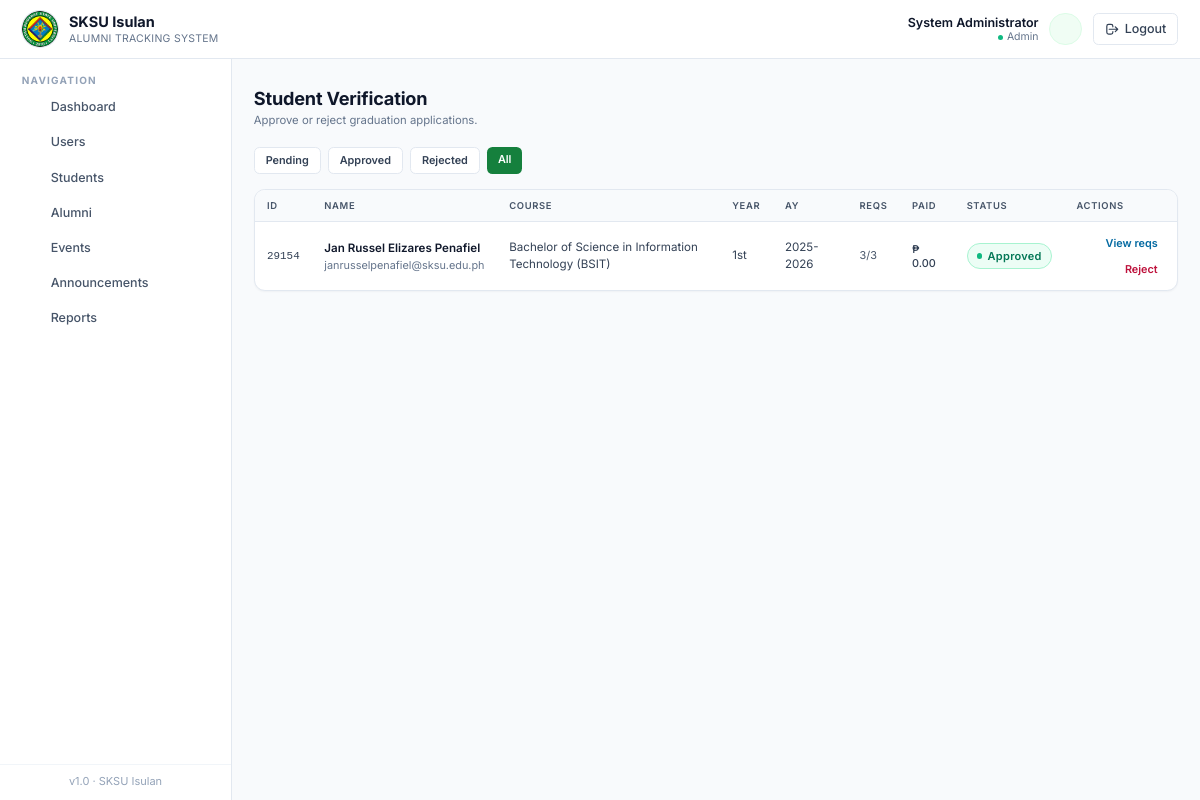
The page /pages/registrar/verify.php?status=all (signed in) on the database its author committed.
### tables this page shows
CREATE TABLE `students` (
  `id` int(11) NOT NULL,
  `user_id` int(11) NOT NULL,
  `student_id` varchar(30) NOT NULL,
  `course` varchar(120) NOT NULL,
  `year_level` varchar(20) NOT NULL,
  `department` varchar(120) DEFAULT NULL,
  `academic_year` varchar(20) DEFAULT NULL,
  `expected_graduation` date DEFAULT NULL,
  `status` enum('pending','approved','rejected') DEFAULT 'pending',
  `created_at` datetime DEFAULT current_timestamp()
);

CREATE TABLE `users` (
  `id` int(11) NOT NULL,
  `full_name` varchar(150) NOT NULL,
  `email` varchar(150) NOT NULL,
  `password` varchar(255) NOT NULL,
  `role` enum('student','registrar','alumni','admin') NOT NULL DEFAULT 'student',
  `contact` varchar(30) DEFAULT NULL,
  `address` varchar(255) DEFAULT NULL,
  `status` enum('active','inactive') DEFAULT 'active',
  `created_at` datetime DEFAULT current_timestamp()
);

### includes/db.php (called while the page is built, shortened)
<?php
function db_select($conn, $sql, $types = '', $params = []) {
    $stmt = mysqli_prepare($conn, $sql);
    if (!empty($params)) {
        mysqli_stmt_bind_param($stmt, $types, ...$params);
    }
    mysqli_stmt_execute($stmt);
    $result = mysqli_stmt_get_result($stmt);
    $rows = [];
    while ($row = mysqli_fetch_assoc($result)) {
        $rows[] = $row;
    }
    return $rows;
}
function db_select_one($conn, $sql, $types = '', $params = []) {
    $rows = db_select($conn, $sql, $types, $params);
    return $rows[0] ?? null;
}
function e($value) {
    return htmlspecialchars((string)$value, ENT_QUOTES, 'UTF-8');
}

### pages/registrar/verify.php (the view, shortened to what this page needs)
<?php
require_once __DIR__ . '/../../includes/auth.php';
require_once __DIR__ . '/../../includes/helpers.php';
$filter = $_GET['status'] ?? 'pending';
$where = $filter === 'all' ? '1' : "s.status='" . mysqli_real_escape_string($conn, $filter) . "'";
$all_students = db_select($conn, "SELECT s.*, u.full_name, u.email, u.contact FROM students s JOIN users u ON u.id=s.user_id WHERE $where ORDER BY s.id ASC");
$pg = paginate($all_students, 10);
$students = $pg['rows'];
include __DIR__ . '/../../templates/header.php';
include __DIR__ . '/../../templates/sidebar.php';
?>
<main class="flex-1 px-4 sm:px-6 py-8">
  <div class="page-head">
    <div>
      <h1>Student Verification</h1>
      <p class="subtitle">Approve or reject graduation applications.</p>
    </div>
  </div>
  <div class="mb-4 flex gap-2 flex-wrap">
    <?php foreach (['pending','approved','rejected','all'] as $f):
      $active = $f === $filter; ?>
      <a href="?status=<?= $f ?>" class="px-3 py-1.5 rounded-md text-xs font-semibold transition <?= $active ? 'bg-crimson-700 text-white' : 'bg-white text-ink-700 border border-ink-200 hover:bg-ink-50' ?>"><?= ucfirst($f) ?></a>
    <?php endforeach; ?>
  </div>
  <div class="table-wrap has-pagination overflow-x-auto">
    <table class="table-clean">
      <thead>
        <tr>
          <th class="pl-6">ID</th>
          <th>Name</th>
          <th>Course</th>
          <th>Year</th>
          <th>AY</th>
          <th>Reqs</th>
          <th>Paid</th>
          <th>Status</th>
          <th class="pr-6 text-right">Actions</th>
        </tr>
      </thead>
      <tbody>
        <?php foreach ($students as $s):
          $reqs_total = db_count($conn,'requirements','student_id=?','i',[$s['id']]);
          $reqs_ok = db_count($conn,'requirements',"student_id=? AND status='approved'",'i',[$s['id']]);
          $paid = db_select_one($conn,"SELECT COALESCE(SUM(amount),0) AS s FROM payments WHERE user_id=? AND status='paid'",'i',[$s['user_id']]);
        ?>
          <tr>
            <td class="pl-6 font-mono text-xs text-ink-600" data-label="ID"><?= e($s['student_id']) ?></td>
            <td data-label="Name">
              <div class="font-semibold text-ink-900"><?= e($s['full_name']) ?></div>
              <div class="text-xs text-ink-500"><?= e($s['email']) ?></div>
            </td>
            <td class="text-ink-700" data-label="Course"><?= e($s['course']) ?></td>
            <td class="text-ink-600" data-label="Year"><?= e($s['year_level']) ?></td>
            <td class="text-ink-600" data-label="AY"><?= e($s['academic_year']) ?></td>
            <td data-label="Reqs"><span class="text-xs text-ink-600"><?= $reqs_ok ?>/<?= $reqs_total ?></span></td>
            <td class="text-xs text-ink-700 font-medium" data-label="Paid"><?= fmt_money($paid['s']) ?></td>
            <td data-label="Status"><?= status_badge($s['status']) ?></td>
            <td class="pr-6 text-right" data-label="Actions">
              <div class="inline-flex gap-1 flex-wrap justify-end">
                <a href="<?= APP_URL ?>/pages/registrar/requirements.php?student_id=<?= (int)$s['id'] ?>" class="text-xs font-semibold text-sky-700 hover:bg-sky-50 px-2 py-1 rounded-md">View reqs</a>
                <?php if ($s['status'] !== 'rejected'): ?>
                  <a href="<?= APP_URL ?>/actions/registrar_reject_student.php?id=<?= (int)$s['id'] ?>"
                     data-confirm="Reject this student application?"
                     class="text-xs font-semibold text-rose-700 hover:bg-rose-50 px-2 py-1 rounded-md">Reject</a>
                <?php endif; ?>
              </div>
            </td>
          </tr>
        <?php endforeach; ?>
      </tbody>
    </table>
  </div>
</main>
<?php include __DIR__ . '/../../templates/footer.php'; ?>

### includes/helpers.php (shortened to what this page needs)
<?php
require_once __DIR__ . '/icons.php';
function fmt_money($amount) {
    return '₱ ' . number_format((float)$amount, 2);
}
function status_badge($status) {
    $status = strtolower((string)$status);
    $map = [
        'pending'        => ['bg-amber-50',   'text-amber-700',   'border-amber-200',   '#f59e0b'],
        'approved'       => ['bg-emerald-50', 'text-emerald-700', 'border-emerald-200', '#10b981'],
        'rejected'       => ['bg-rose-50',    'text-rose-700',    'border-rose-200',    '#f43f5e'],
        'active'         => ['bg-emerald-50', 'text-emerald-700', 'border-emerald-200', '#10b981'],
        'inactive'       => ['bg-slate-100',  'text-slate-700',   'border-slate-200',   '#94a3b8'],
        'paid'           => ['bg-emerald-50', 'text-emerald-700', 'border-emerald-200', '#10b981'],
        'refunded'       => ['bg-sky-50',     'text-sky-700',     'border-sky-200',     '#0ea5e9'],
        'scheduled'      => ['bg-sky-50',     'text-sky-700',     'border-sky-200',     '#0ea5e9'],
        'attended'       => ['bg-emerald-50', 'text-emerald-700', 'border-emerald-200', '#10b981'],
        'cancelled'      => ['bg-rose-50',    'text-rose-700',    'border-rose-200',    '#f43f5e'],
        'employed'       => ['bg-emerald-50', 'text-emerald-700', 'border-emerald-200', '#10b981'],
        'unemployed'     => ['bg-rose-50',    'text-rose-700',    'border-rose-200',    '#f43f5e'],
        'self-employed'  => ['bg-indigo-50',  'text-indigo-700',  'border-indigo-200',  '#6366f1'],
        'further studies'=> ['bg-violet-50',  'text-violet-700',  'border-violet-200',  '#8b5cf6'],
        'upcoming'       => ['bg-sky-50',     'text-sky-700',     'border-sky-200',     '#0ea5e9'],
        'ongoing'        => ['bg-amber-50',   'text-amber-700',   'border-amber-200',   '#f59e0b'],
        'completed'      => ['bg-emerald-50', 'text-emerald-700', 'border-emerald-200', '#10b981'],
    ];
    [$bg, $tx, $br, $dot] = $map[$status] ?? ['bg-slate-50','text-slate-700','border-slate-200','#94a3b8'];
    $label = e(ucfirst($status));
    return '<span class="inline-flex items-center gap-1.5 px-2.5 py-1 rounded-full text-[11px] font-semibold tracking-wide border '
        . $bg . ' ' . $tx . ' ' . $br . '">'
        . '<span class="w-1.5 h-1.5 rounded-full" style="background:' . $dot . '"></span>'
        . $label . '</span>';
}
function db_count($conn, $table, $where = '1', $types = '', $params = []) {
    $sql = "SELECT COUNT(*) AS cnt FROM {$table} WHERE {$where}";
    $row = db_select_one($conn, $sql, $types, $params);
    return (int)($row['cnt'] ?? 0);
}
function paginate(array $rows, int $per_page = 10, string $param = 'page'): array {
    $total = count($rows);
    $pages = max(1, (int)ceil($total / max(1, $per_page)));
    $page  = max(1, min($pages, (int)($_GET[$param] ?? 1)));
    $start = ($page - 1) * $per_page;
    $slice = array_slice($rows, $start, $per_page);
    return [
        'rows'     => $slice,
        'page'     => $page,
        'pages'    => $pages,
        'total'    => $total,
        'per_page' => $per_page,
        'from'     => $total ? $start + 1 : 0,
        'to'       => $start + count($slice),
        'param'    => $param,
    ];
}

### assets/css/app.css (style rules this page uses)
:root { --crimson-50:#f0fdf4; --crimson-100:#dcfce7; --crimson-200:#bbf7d0; --crimson-300:#86efac; --crimson-400:#4ade80; --crimson-500:#22c55e; --crimson-600:#16a34a; --crimson-700:#15803d; --crimson-800:#166534; --crimson-900:#14532d; --ink-50:#f8fafc; --ink-100:#f1f5f9; --ink-200:#e2e8f0; --ink-300:#cbd5e1; --ink-400:#94a3b8; --ink-500:#64748b; --ink-600:#475569; --ink-700:#334155; --ink-800:#1e293b; --ink-900:#0f172a; }
html { font-size: 14.5px; }
html, body { font-family: 'Inter', ui-sans-serif, system-ui, -apple-system, 'Segoe UI', Roboto, sans-serif; }
body { color: var(--ink-800); background: var(--ink-50); line-height: 1.5; }
.table-clean { width:100%; border-collapse: separate; border-spacing: 0; font-size: 0.8rem; }
.table-clean thead th { background: var(--ink-50); color: var(--ink-600); font-weight: 600; text-align:left; padding: 0.6rem 0.85rem; font-size: 0.65rem; text-transform: uppercase; letter-spacing: 0.07em; border-bottom:1px solid var(--ink-200); white-space: nowrap; }
.table-clean tbody td { padding: 0.7rem 0.85rem; border-bottom:1px solid var(--ink-100); color: var(--ink-700); vertical-align: middle; }
.table-clean tbody tr:last-child td { border-bottom: none; }
.table-clean tbody tr { transition: background .12s ease; }
.table-wrap { background:#fff; border:1px solid var(--ink-200); border-radius: 0.75rem; overflow: hidden; box-shadow: 0 1px 2px rgba(15,23,42,0.04); }
.page-head { display:flex; align-items: flex-start; justify-content: space-between; gap: 1rem; margin-bottom: 1.25rem; flex-wrap: wrap; }
.page-head h1 { font-size: 1.25rem; font-weight: 700; color: var(--ink-900); letter-spacing: -0.01em; line-height: 1.2; }
.page-head .subtitle { font-size: 0.78rem; color: var(--ink-500); margin-top: 0.15rem; }
.table-wrap.has-pagination { border-bottom-left-radius: 0; border-bottom-right-radius: 0; border-bottom: 0; }
.table-wrap.has-pagination:not(:has(+ .pagination)) { border-bottom-left-radius: 0.75rem; border-bottom-right-radius: 0.75rem; border-bottom: 1px solid var(--ink-200); }

### rows shown on the page
students: student "29154", user.full_name "Jan Russel Elizares Penafiel", user.email "janrusselpenafiel@sksu.edu.ph", course "Bachelor of Science in Information Technology (BSIT)", year_level "1st", academic_year "2025-2026", reqs_ok "3", reqs_total "3", s "₱ 0.00", status "Approved"

### other values the page prints
$_SESSION['full_name'] "System Administrator"
$_role "Admin"
$label "Dashboard"
$label "Users"
$label "Students"
$label "Alumni"
$label "Events"
$label "Announcements"
$label "Reports"
$f "Pending"
$f "Approved"
$f "Rejected"
$f "All"
